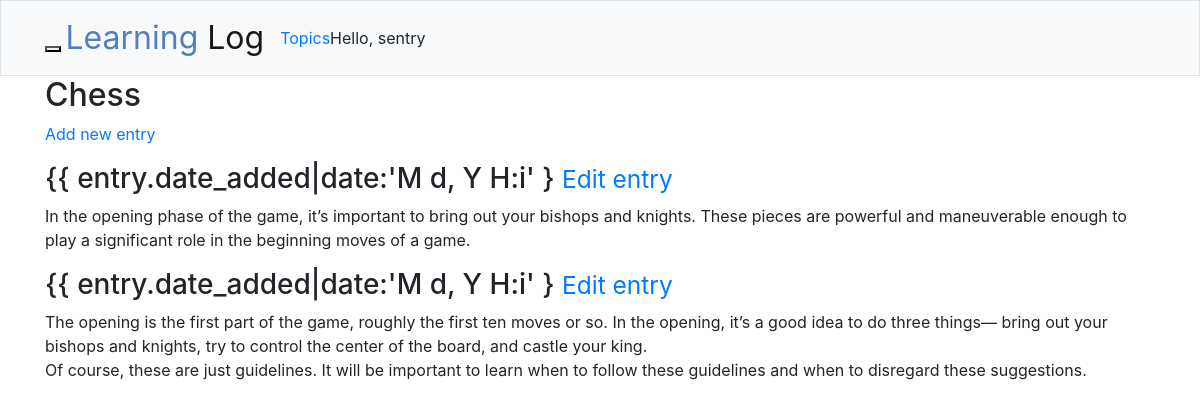
The page /topics/1/ (signed in) on the database its author committed.
### learning_logs/models.py (models this page shows, shortened)
class Topic(models.Model):
	text = models.CharField(max_length=200)
	date_added = models.DateTimeField(auto_now_add=True)
	owner = models.ForeignKey(User, on_delete=models.CASCADE)
	def __str__(self):
		return self.text

class Entry(models.Model):
	topic = models.ForeignKey(Topic, on_delete=models.CASCADE)
	text = models.TextField()
	date_added = models.DateTimeField(auto_now_add=True)
	class Meta:
		verbose_name_plural = 'entries'

### learning_logs/views.py (the view)
# urls.py: path("topics/<int:topic_id>/", views.topic, name='topic'),
@login_required
def topic(request, topic_id):
	topic = Topic.objects.get(id=topic_id)
	entries = topic.entry_set.order_by('-date_added') # The minus sign sorts in reverse order. The most recent entry first.
	reverse('learning_logs:topic', args=[topic_id])
	context = {'topic': topic, 'entries': entries}
	return render(request, 'learning_logs/topic1.html', context)

### learning_logs/templates/learning_logs/topic1.html
{% extends 'learning_logs/base1.html' %}
{% block header %}
	<h2>{{ topic }}</h2>
{% endblock %}
{% block main %}
<p>
	<a href="{% url 'learning_logs:new_entry' %}">Add new entry</a>
</p>
	{% for entry in entries %}
	<div class="panel panel-default">
		<div class="panel-heading">
			<h3>
				{{ entry.date_added|date:'M d, Y H:i' }
				<small>
					<a href="{% url 'learning_logs:edit_entry' entry.id %}">Edit entry</a>
				</small>
			</h3>
		</div>
		<div class="panel-body">
			{{ entry.text|linebreaks }}
		</div>
	</div>
 	{% empty %}
		There are no entries for this topic yet.
	{% endfor %}
{% endblock %}

### learning_logs/templates/learning_logs/base1.html (shortened to what this page needs)
{% load bootstrap4 %}
{% load staticfiles %}
<!DOCTYPE html>
<head >
	{% bootstrap_css %}
	<link rel="stylesheet" href="{% static 'CSS/styles.css' %}">
</head>
<body>
	<nav class="navbar navbar-expand-md navbar-light bg-light border">
		<div class="container">
			<div class="nav-header">
				<button type="button" class="navbar-toggle collapsed"
					data-toggle="collapse" data-target="#navbar" aria-expanded="false"
					aria-controls="navbar">
				</button>
				<a class="navbar-brand" href="{% url 'learning_logs:index' %}"><span class="blue">Learning</span>
					Log</a>
			</div>
			<div id="navbar" class="navbar-collapse collapse">
				<ul class="nav navbar-nav">
					<li>
						<a href="{% url 'learning_logs:topics' %}">Topics</a>
					</li>
				</ul>
				<ul class="nav navbar-nav navbar-right">
					{% if user.is_authenticated %}
					<li><a>Hello, {{ user.username }}</a></li>
					{% else %}
					<li><a href="{% url 'users:login' %}">Log in</a></li>
					<li><a href="{% url 'users:register' %}">Register</a></li>
					{% endif %}
				</ul>
			</div>
		</div>
	</nav>
	<div class="container">
		<div class="page-header">
			{% block header %}{% endblock %}
		</div>
		<div>
			{% block main %}{% endblock %}
		</div>
	</div>
</body>

### learning_logs/static/CSS/styles.css (style rules this page uses)
nav .navbar-brand { font-size: xx-large; }
nav .navbar-brand .blue { color: #537fbe; }

### rows shown on the page
Topic: text "Chess"
Entry: text "In the opening phase of the game, it’s important to bring out your bishops and knights. These pieces are powerful and maneuverable enough to play a significant role in the beginning moves of a game."
Entry: text "The opening is the first part of the game, roughly the first ten moves or so. In the opening, it’s a good idea to do three things— bring out your bishops and knights, try to control the center of the board, and castle your king. Of course, these are just guidelines. It will be important to learn when to follow these guidelines and when to disregard these suggestions."

### other values the page prints
{{ user.username }} "sentry"
